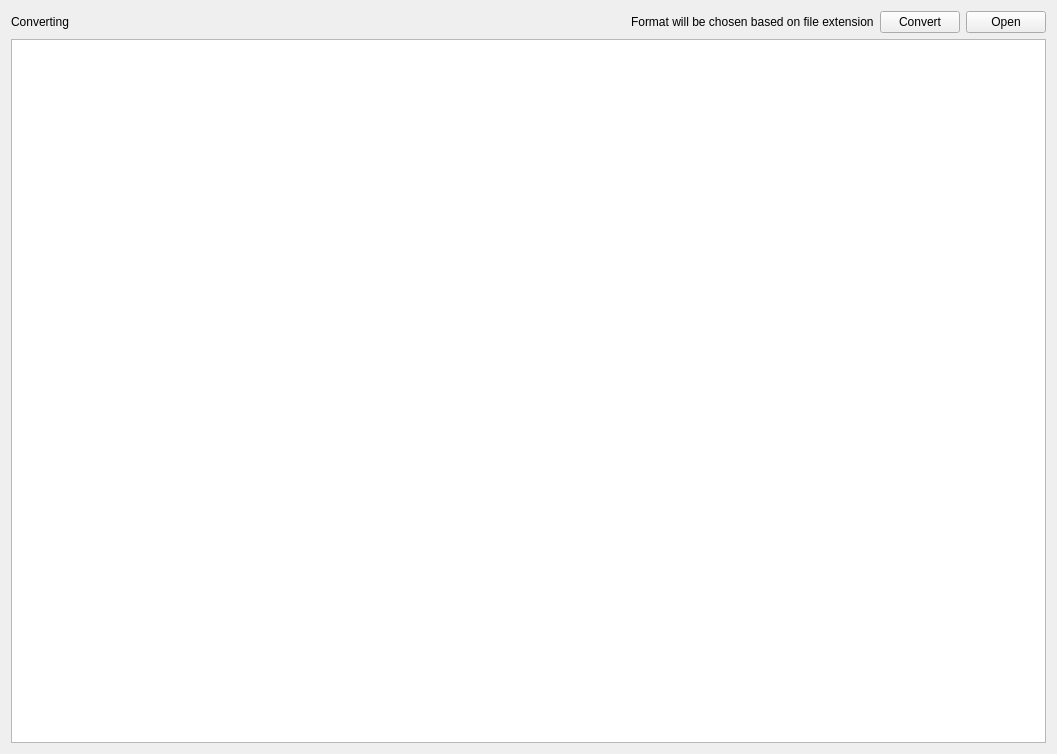
<?xml version="1.0" encoding="UTF-8"?>
<ui version="4.0">
 <class>VideoConverterWidget</class>
 <widget class="QWidget" name="VideoConverterWidget">
  <property name="geometry">
   <rect>
    <x>0</x>
    <y>0</y>
    <width>1057</width>
    <height>754</height>
   </rect>
  </property>
  <property name="windowTitle">
   <string>Form</string>
  </property>
  <property name="locale">
   <locale language="English" country="UnitedStates"/>
  </property>
  <layout class="QVBoxLayout" name="verticalLayout">
   <item>
    <layout class="QHBoxLayout" name="horizontalLayout">
     <item>
      <widget class="QLabel" name="convertingLabel">
       <property name="text">
        <string>Converting</string>
       </property>
      </widget>
     </item>
     <item>
      <spacer name="horizontalSpacer">
       <property name="orientation">
        <enum>Qt::Orientation::Horizontal</enum>
       </property>
       <property name="sizeHint" stdset="0">
        <size>
         <width>40</width>
         <height>20</height>
        </size>
       </property>
      </spacer>
     </item>
     <item>
      <widget class="QLabel" name="label">
       <property name="text">
        <string>Format will be chosen based on file extension</string>
       </property>
      </widget>
     </item>
     <item>
      <widget class="QPushButton" name="convertButton">
       <property name="text">
        <string>Convert</string>
       </property>
       <property name="icon">
        <iconset theme="QIcon::ThemeIcon::ViewRefresh"/>
       </property>
      </widget>
     </item>
     <item>
      <widget class="QPushButton" name="openButton">
       <property name="text">
        <string>Open</string>
       </property>
       <property name="icon">
        <iconset theme="QIcon::ThemeIcon::DocumentOpen"/>
       </property>
      </widget>
     </item>
    </layout>
   </item>
   <item>
    <widget class="QPlainTextEdit" name="output">
     <property name="readOnly">
      <bool>true</bool>
     </property>
    </widget>
   </item>
  </layout>
 </widget>
 <resources/>
 <connections/>
</ui>
